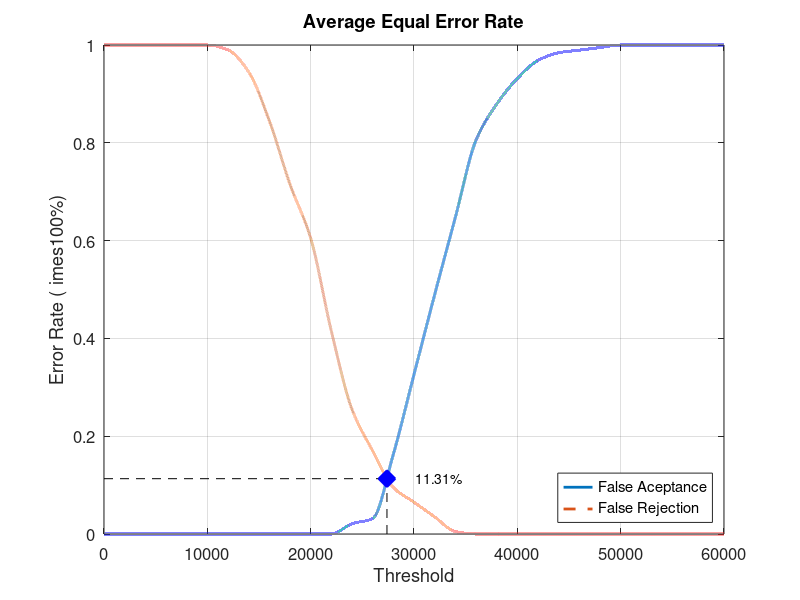
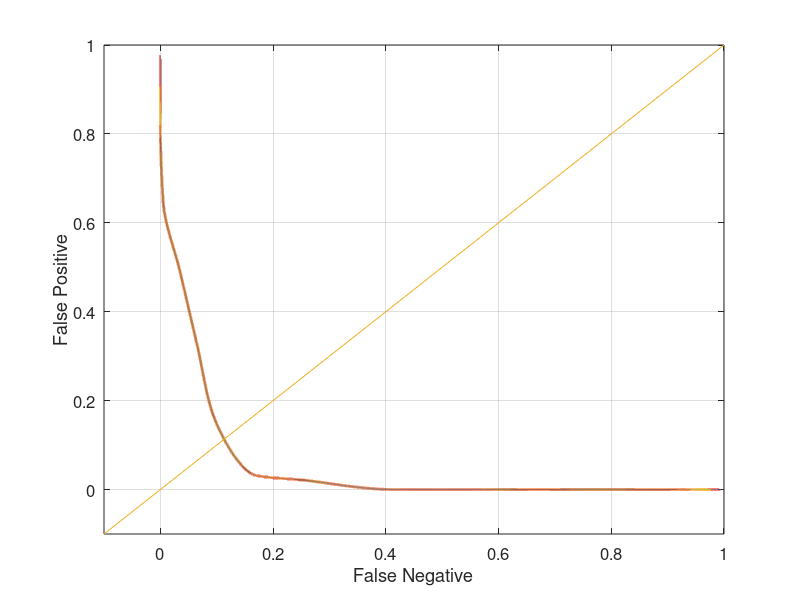

Reproduce these figures in MATLAB, in order.
close all;
clear;
clc;
x = 0:2000:60000;
xq = 0:0.5:60000;

y0 = [0 0 0 0 0 0 0 0 0 0 0 0 0.0210526 0.0315789 0.163158 0.326316 0.489474 0.647368 0.805263 0.878947 0.931579 0.968421 0.984211 0.989474 0.994737 1 1 1 1 1 1]
yy0 = interp1(x, y0, xq, 'pchip');
y1 = [1 1 1 1 1 1 0.99 0.945 0.845 0.715 0.605 0.415 0.255 0.17 0.095 0.065 0.035 0.005 0 0 0 0 0 0 0 0 0 0 0 0 0]
yy1 = interp1(x, y1, xq, 'pchip');

% Calculating EER: 
y2 = abs(y0 - y1);
find(y2 == min(y2))
yy2 = abs(yy0 - yy1);
xEER = find(yy2 == min(yy2));
xEERIndex = xq(xEER) % X-axis EER
yEER = yy0(xEER) % Y-axis EER

main = figure
plot(xq, yy0,'-','LineWidth', 2);	hold on
plot(xq, yy1,'--','LineWidth', 2);	hold on
plot([xEERIndex xEERIndex], [0 yEER], 'k--');	hold on
plot([0 xEERIndex], [yEER yEER], 'k--');	hold on
plot(xEERIndex, yEER, 'bx', 'LineWidth', 10);	hold on
text(xEERIndex + 10 * xEERIndex / 100, yEER, [num2str(round((10000 * yEER)) / 100) '%'])
legend('False Aceptance', 'False Rejection', 'Location', 'SouthEast')
xlabel('Threshold')
ylabel('Error Rate (	imes100%)')
title('Average Equal Error Rate')
set(gca, 'FontSize', 12)
axis([0 60000 0 1])
grid on

print(main, 'Database3_2Main', '-dpng');
FNRxFPR = figure('Color', [1 1 1]);
plot(yy1, yy0, '-', yy1, yy0, 'LineWidth', 2);
hold on
y = -0.1:0.1:1
plot(y, y); 
set(gca, 'FontSize', 12)
xlabel('False Negative')
ylabel('False Positive')
axis([-0.1 1 -0.1 1])
set(gca, 'FontSize', 12)
grid on

print(FNRxFPR, 'Database3_2FNRxFPR','-dpng');
